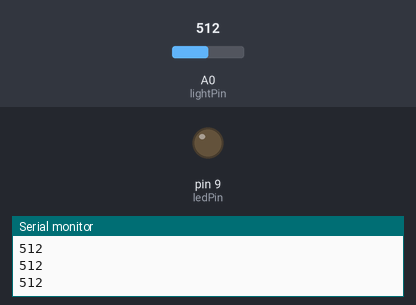
The sketch below on a simulated Arduino Uno, built with avr-gcc and run on an emulated ATmega328P. Parts: output pins drawn as LEDs (lit = HIGH), the last lines printed to the serial monitor. The test bench sets the inputs (shaded band); at power-on: A0 (lightPin) = 512.

Above: at 1.2 s.
1.3 s: A0 (lightPin) set to 122
At 1.8 s:
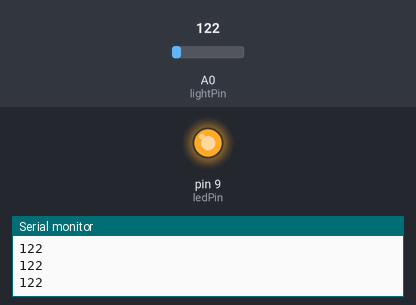
2.8 s: A0 (lightPin) set to 184
4.3 s: A0 (lightPin) set to 216
At 5.3 s:
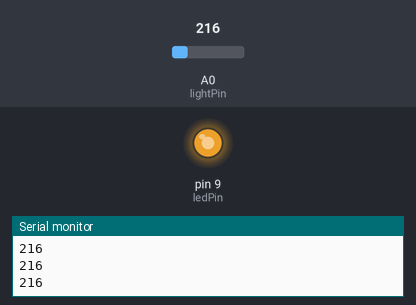
Timing chart, 0 to 7.3 s (numbered marks = the images above; inputs shaded):
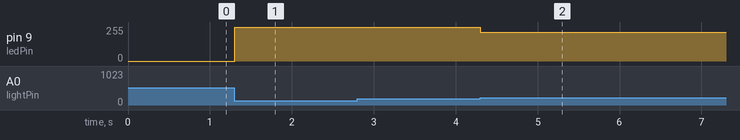

Measured:
- after the input at 1.3 s, pin 9 (ledPin): 0/255 → 255/255 at once
- after the input at 4.3 s, pin 9 (ledPin): 255/255 → 215/255 at once

The sketch:

_3_LDR_InterfacingWithMapping.ino
```cpp
int lightPin = 0;  //define a pin for Photo resistor
int ledPin=9;     //define a pin for LED

void setup()
{
    Serial.begin(9600);  //Begin serial communcation
    pinMode( ledPin, OUTPUT );
}

void loop()
{

    Serial.println(analogRead(lightPin)); //Write the value of the photoresistor to the serial monitor.

    int val = analogRead(lightPin);

    val = constrain(val, 200, 300);
    int ledLevel = map(val,200,300,255,0);

   analogWrite(ledPin,ledLevel);
}
```
